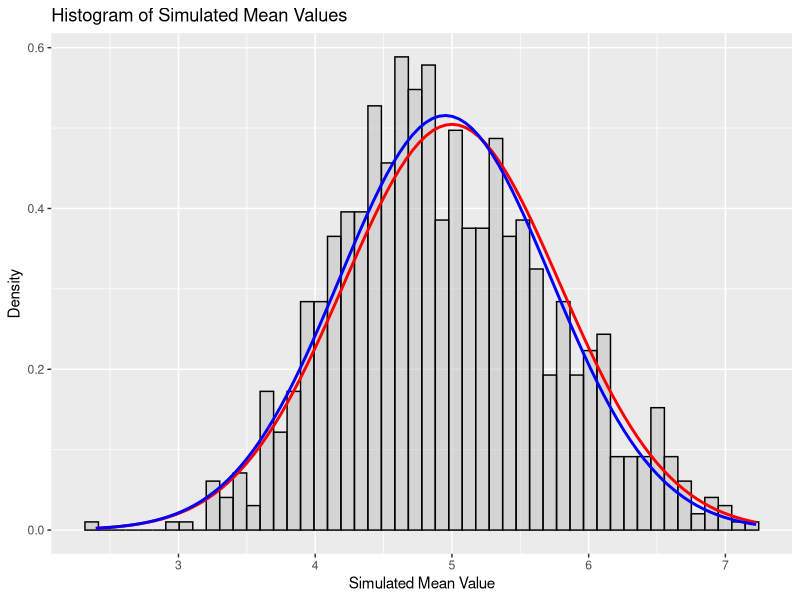

This figure's R source:

library(ggplot2)

set.seed(1986)
exponentials <- 40
lambda <- 0.2
sims <- 1000    # number of simulations to run

# create a blank data frame for the simulated data
simulated_Data <- data.frame(ncol=2, nrow=sims)
names(simulated_Data) = c("simulation number", "simulated mean")

for(i in 1:sims) {
  simulated_Data[i,1] <- i
  simulated_Data[i,2] <- mean(rexp(exponentials, lambda))
  #simulated_Data[i,3] <- mean(simulated_Data[i,2])
}

sim_Mean <- mean(simulated_Data[,2])
test_Mean <- 1/lambda
diff_Mean <- test_Mean - sim_Mean

sim_Variance <- var(simulated_Data[2])
test_Variance <- ((1/lambda)^2)/exponentials
diff_Variance <- test_Variance - sim_Variance

sim_plot <- ggplot(data = simulated_Data, aes(simulated_Data$`simulated mean`)) +
            geom_histogram(aes(y = ..density..),bins = 50, col = "black", fill = "grey", alpha = 0.5) +
            labs(title = "Histogram of Simulated Mean Values", x = "Simulated Mean Value", y = "Density") +
            stat_function(fun = dnorm, args = list(mean = test_Mean, sd = sqrt(test_Variance)), size = 1, col = "red") +
            stat_function(fun = dnorm, args = list(mean = sim_Mean, sd = sqrt(sim_Variance)), size = 1, col = "blue")
plot(sim_plot)
